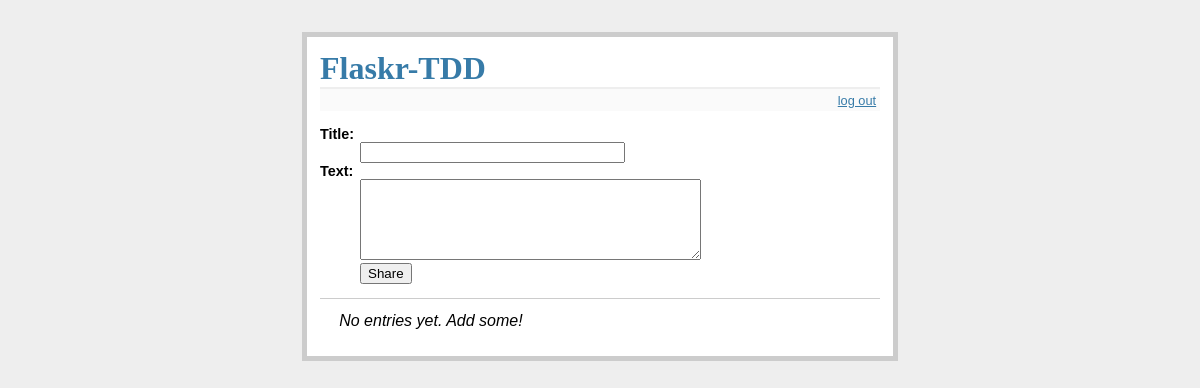
The page / (signed in) on the database as committed earlier.
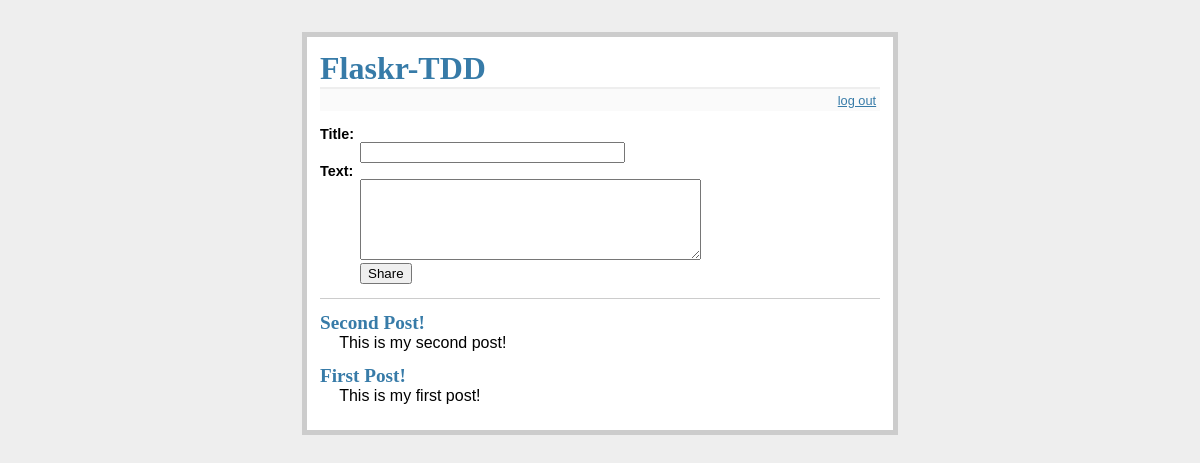
The same page on the database as committed later.
### tables this page shows
CREATE TABLE entries (
  id integer primary key autoincrement,
  title text not null,
  text text not null
);

### project/app.py (the view)
@app.route('/')
def index():
    db = get_db()
    cur = db.execute('select * from entries order by id desc')
    entries = cur.fetchall()
    return render_template('index.html', entries=entries)

### project/app.py (called while the page is built)
def connect_db():
    rv = sqlite3.connect(app.config["DATABASE"])
    rv.row_factory = sqlite3.Row
    return rv

def get_db():
    if not hasattr(g, "sqlite_db"):
        g.sqlite_db = connect_db()
    return g.sqlite_db

### project/templates/index.html (shortened to what this page needs)
<!DOCTYPE html>
<html>
  <head>
    <link
      rel="stylesheet"
      type="text/css"
      href="{{ url_for('static', filename='style.css') }}"
    />
  </head>
  <body>
    <div class="page">
      <h1>Flaskr-TDD</h1>
      <div class="metanav">
        {% if not session.logged_in %}
        <a href="{{ url_for('login') }}">log in</a>
        {% else %}
        <a href="{{ url_for('logout') }}">log out</a>
        {% endif %}
      </div>
       {% block body %}{% endblock %} {% if session.logged_in %}
      <form
        action="{{ url_for('add_entry') }}"
        method="post"
        class="add-entry"
      >
        <dl>
          <dt>Title:</dt>
          <dd><input type="text" size="30" name="title" /></dd>
          <dt>Text:</dt>
          <dd><textarea name="text" rows="5" cols="40"></textarea></dd>
          <dd><input type="submit" value="Share" /></dd>
        </dl>
      </form>
      {% endif %}
      <ul class="entries">
        {% for entry in entries %}
        <li class="entry">
            <h2 id="{{ entry.id }}">{{ entry.title }}</h2>
            {{ entry.text|safe }}
          </li>
        {% else %}
        <li><em>No entries yet. Add some!</em></li>
        {% endfor %}
      </ul>
    </div>
  </body>
</html>

### project/static/style.css (style rules this page uses)
body { font-family: sans-serif; background: #eee; }
a, h1, h2 { color: #377ba8; }
h1, h2 { font-family: "Georgia", serif; margin: 0; }
h1 { border-bottom: 2px solid #eee; }
h2 { font-size: 1.2em; }
.page { margin: 2em auto; width: 35em; border: 5px solid #ccc; padding: 0.8em; background: white; }
.entries { list-style: none; margin: 0; padding: 0; }
.entries li { margin: 0.8em 1.2em; }
.entries li h2 { margin-left: -1em; }
.add-entry { font-size: 0.9em; border-bottom: 1px solid #ccc; }
.add-entry dl { font-weight: bold; }
.metanav { text-align: right; font-size: 0.8em; padding: 0.3em; margin-bottom: 1em; background: #fafafa; }

Rows that differ between the two databases and show on the page:
added entries: title "Second Post!", text "This is my second post!"
added entries: title "First Post!", text "This is my first post!"
Other text that changed with them:
text no longer shown: "No entries yet. Add some!"
